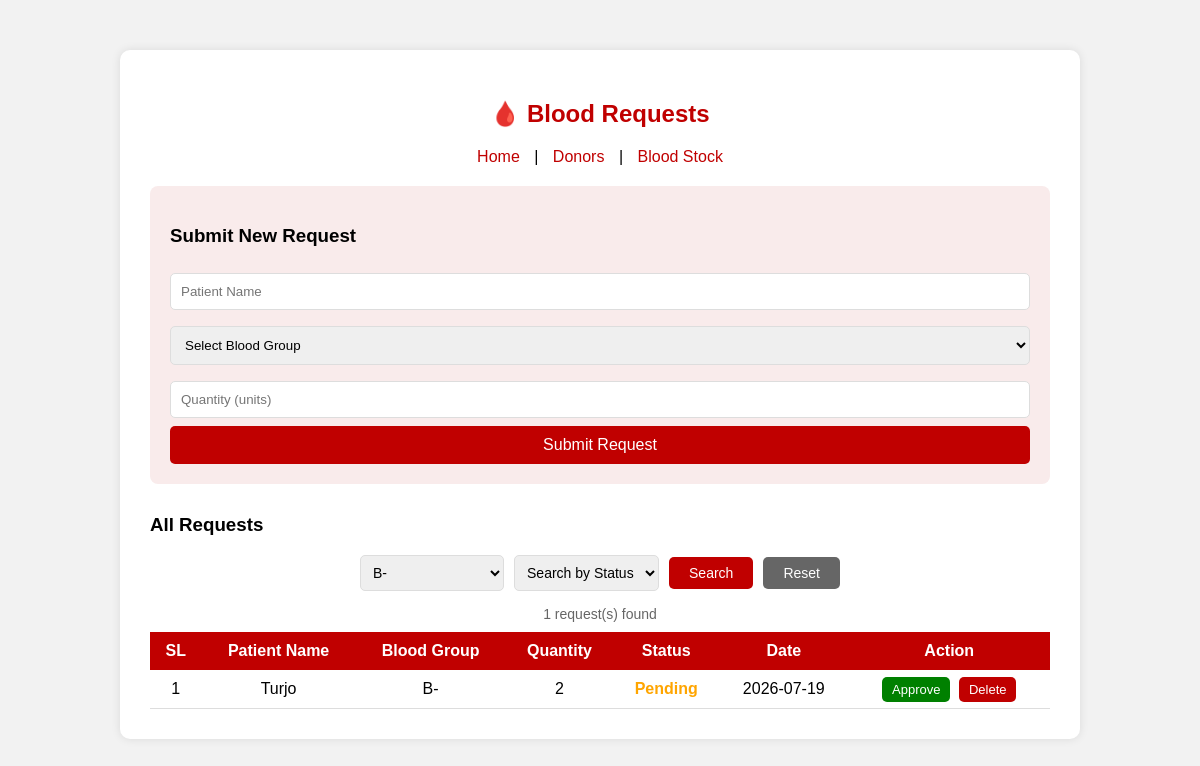
/requests.php?blood_group=B-, run on the app's committed database.
### tables this page shows
CREATE TABLE `blood_requests` (
  `request_id` int(11) NOT NULL,
  `patient_name` varchar(100) NOT NULL,
  `blood_group` varchar(5) NOT NULL,
  `quantity` int(11) NOT NULL,
  `status` varchar(20) DEFAULT 'Pending',
  `request_date` date DEFAULT NULL
);

### requests.php (the view, shortened to what this page needs)
<?php
include 'config.php';
$filter_group = isset($_GET['blood_group']) ? $_GET['blood_group'] : "";
$filter_status = isset($_GET['status']) ? $_GET['status'] : "";
$where = "WHERE 1=1";
if ($filter_group != "") $where .= " AND blood_group='$filter_group'";
$requests = mysqli_query($conn, "SELECT * FROM blood_requests $where ORDER BY request_id ASC");
?>
<!DOCTYPE html>
<html>
<head>
</head>
<body>
<div class="container">
    <h2>🩸 Blood Requests</h2>
    <div class="nav">
        <a href="index.php">Home</a> |
        <a href="donors.php">Donors</a> |
        <a href="stock.php">Blood Stock</a>
    </div>
    <div class="form-box">
        <h3>Submit New Request</h3>
        <form method="POST">
            <input type="text" name="patient_name" placeholder="Patient Name" required>
            <select name="blood_group" required>
                <option value="">Select Blood Group</option>
            </select>
            <input type="number" name="quantity" placeholder="Quantity (units)" min="1" required>
            <button type="submit">Submit Request</button>
        </form>
    </div>
    <h3>All Requests</h3>
    <form method="GET">
        <div class="toolbar">
            <select name="blood_group">
                <option <?= $filter_group=='B-' ? 'selected' : '' ?>>B-</option>
            </select>
            <select name="status">
                <option value="">Search by Status</option>
            </select>
            <button type="submit">Search</button>
            <a href="requests.php">Reset</a>
        </div>
    </form>
    <?php if($filter_group != "" || $filter_status != ""): ?>
    <p class="result-info"><?= mysqli_num_rows($requests) ?> request(s) found</p>
    <?php endif; ?>
    <table>
        <tr>
            <th>SL</th>
            <th>Patient Name</th>
            <th>Blood Group</th>
            <th>Quantity</th>
            <th>Status</th>
            <th>Date</th>
            <th>Action</th>
        </tr>
        <?php $i = 1; if(mysqli_num_rows($requests) > 0): ?>
            <?php while($row = mysqli_fetch_assoc($requests)): ?>
            <tr>
                <td><?= $i++ ?></td>
                <td><?= $row['patient_name'] ?></td>
                <td><?= $row['blood_group'] ?></td>
                <td><?= $row['quantity'] ?></td>
                <td class="<?= strtolower($row['status']) ?>"><?= $row['status'] ?></td>
                <td><?= $row['request_date'] ?></td>
                <td>
                    <?php if($row['status'] == 'Pending'): ?>
                    <a href="requests.php?approve=<?= $row['request_id'] ?>" class="btn approve">Approve</a>
                    <?php endif; ?>
                    <a href="requests.php?delete=<?= $row['request_id'] ?>" class="btn delete" onclick="return confirm('Are you sure?')">Delete</a>
                </td>
            </tr>
            <?php endwhile; ?>
        <?php else: ?>
            <tr><td colspan="7">No requests found.</td></tr>
        <?php endif; ?>
    </table>
</div>
</body>
</html>

### requests.php (style rules this page uses)
body { font-family: Arial, sans-serif; background: #f2f2f2; }
.container { width: 900px; margin: 50px auto; background: white; padding: 30px; border-radius: 10px; box-shadow: 0 0 10px rgba(0,0,0,0.1); }
h2 { text-align: center; color: #c00000; }
.form-box { background: #f9ebeb; padding: 20px; border-radius: 8px; margin-bottom: 30px; }
input, select { width: 100%; padding: 10px; margin: 8px 0; border: 1px solid #ddd; border-radius: 5px; box-sizing: border-box; }
button { width: 100%; padding: 10px; background: #c00000; color: white; border: none; border-radius: 5px; cursor: pointer; font-size: 16px; }
table { width: 100%; border-collapse: collapse; }
th { background: #c00000; color: white; padding: 10px; }
td { padding: 10px; border-bottom: 1px solid #ddd; text-align: center; }
.pending { color: orange; font-weight: bold; }
.btn { padding: 5px 10px; border-radius: 5px; text-decoration: none; font-size: 13px; margin: 2px; }
.approve { background: green; color: white; }
.delete { background: #c00000; color: white; }
.nav { text-align: center; margin-bottom: 20px; }
.nav a { color: #c00000; text-decoration: none; margin: 0 10px; }
.toolbar { display: flex; justify-content: center; align-items: center; gap: 10px; margin-bottom: 15px; }
.toolbar select { width: auto; padding: 8px; margin: 0; font-size: 14px; }
.toolbar button { width: auto; padding: 8px 20px; font-size: 14px; }
.toolbar a { padding: 8px 20px; background: #666; color: white; border-radius: 5px; text-decoration: none; font-size: 14px; }
.result-info { text-align: center; color: #666; margin-bottom: 10px; font-size: 14px; }

### data on the page
blood_requests: patient_name "Turjo", blood_group "B-", quantity "2", status "Pending", request_date "2026-07-19"

### other printed values
mysqli_num_rows($requests) "1"
